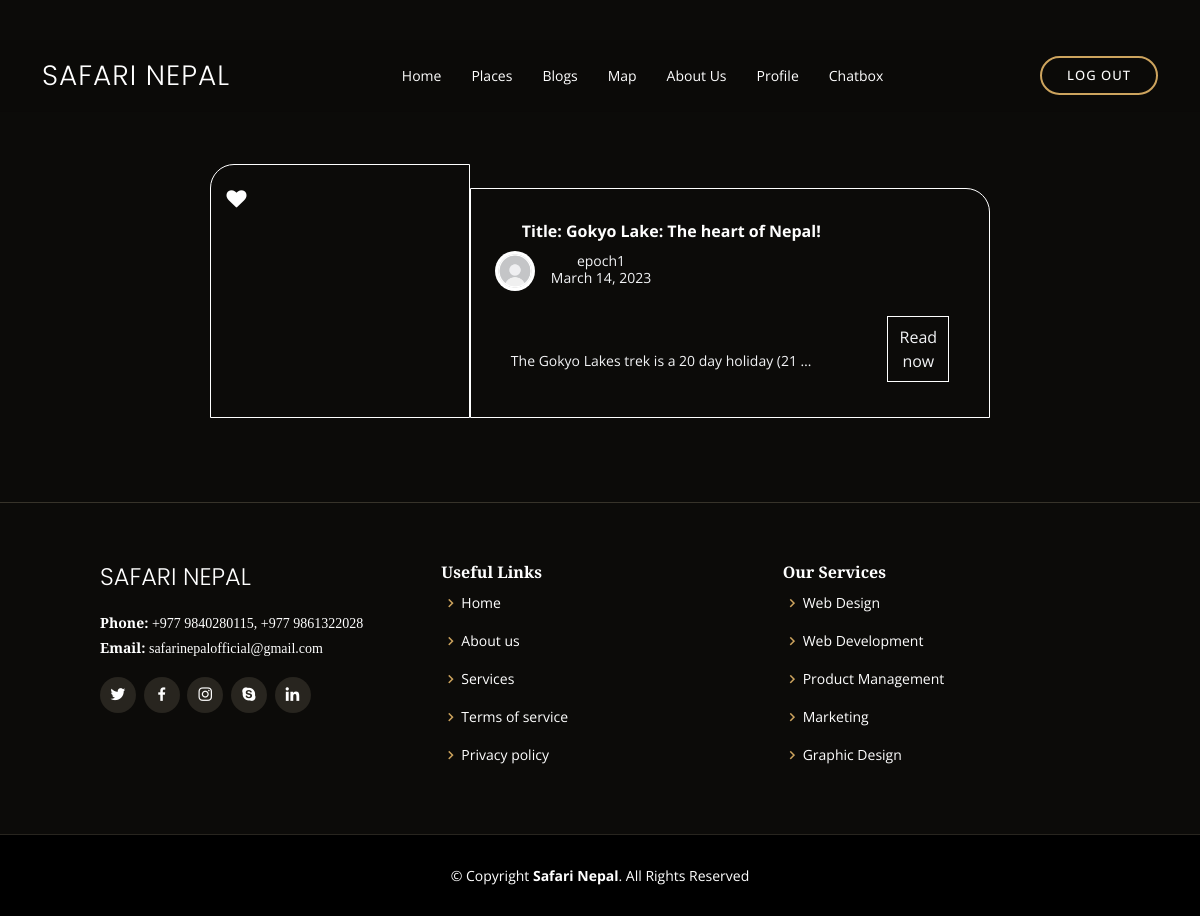
The page /mainpage/blogs/ (signed in) on the database its author committed.
### blog/models.py (models this page shows, shortened)
class Blog(models.Model):
    title=models.CharField(max_length=50, blank=False, null = False )
    author=models.ForeignKey( User , on_delete=models.CASCADE)
    description=models.TextField(blank= False, null=False)
    thumbnail=models.ImageField(upload_to=th_file_name , null=False )
    created_date=models.DateField(auto_now_add=True)
    related_place=models.ForeignKey(Places,on_delete=models.CASCADE)
    class Meta:
        ordering=['-created_date']

### registration/models.py (models this page shows, shortened)
class Profile(models.Model):
    middle_name= models.CharField(max_length=20,null=True,blank=True)
    sex=models.CharField(max_length=10,choices=[('MALE','MALE'),('FEMALE','FEMALE')])
    age=models.IntegerField(null=False,blank=False)
    phone_number=models.CharField(max_length=15, blank=False, null = False)
    nationality=models.CharField(max_length=20,null=False,blank=False)
    user= models.OneToOneField(User,on_delete=models.CASCADE)
    profile_pic=models.ImageField(default = 'defaultpp.jpg', upload_to=content_file_name)
    place = models.ForeignKey(Places, on_delete=models.CASCADE, null=True, blank=True)
    is_guide=models.BooleanField(default=False)

### blog/views.py (the view)
# urls.py: path('',views.bloglistview.as_view(), name='bloglist'),
@method_decorator(login_required, name='dispatch')
class bloglistview(generic.ListView):
    model= Blog
    template_name= 'blog/blog_list.html'

### blog/templates/blog/blog_list.html (shortened to what this page needs)
{% extends "main.html" %}
{% load static %}
{% block myblock %}
<script src="https://cdn.tailwindcss.com"></script>
{% endblock myblock %}
{% block content %}
  {% if object_list %}
 <section style="padding-top:100px;">
    {% for blog in object_list %}
     <div  data-aos="fade-up">
        <div class="container mt-10 mx-auto p-4 md:p-0 relative hover:scale-105 transition duration-500">
          <div class="flex flex-wrap w-full lg:w-4/5 mx-auto">
            <div class="bg-cover rounded-tl-3xl bg-bottom border border-white w-full md:w-1/3 h-64 md:h-auto relative hover:opacity-90 transition duration-100" style="background-image:url('{{blog.thumbnail.url}}')">
              <div class="absolute text-xl">
                <i class="fa fa-heart text-white hover:text-red-light ml-4 mt-4 cursor-pointer"></i>
              </div>
            </div>
            <div class="myclass w-full md:w-2/3">
              <div class="h-full mx-auto px-6 md:px-0 md:pt-6 md:-ml-6 relative ">
                <div class="bg-inherit border border-white lg:h-full p-6 -mt-6 md:mt-0 relative mb-4 md:mb-0 flex flex-wrap md:flex-wrap items-center rounded-tr-3xl">
                  <div class="w-full lg:w-3/4 lg:border-right lg:border-solid text-center md:text-left">
                    <strong style="color: white;">Title: {{blog.title}}</strong>
                    <div class="flex items-center py-2">
                      <img class="w-10 h-10 rounded-full mr-4" src="{{blog.author.profile.profile_pic.url}}" alt="Avatar of Writer">
                      <div class="text-sm">
                        <p class="text-gray-100 leading-none">{{blog.author.username}}</p>
                        <p class="text-gray-100">{{blog.created_date}}</p>
                      </div>
                    </div>
                  </div>
                  <div class="w-full lg:w-4/5 lg:px-4 lg:py-4">
                    <p class="text-md mt-4 lg:mt-0 text-justify md:text-left text-sm text-gray-100">
                   {{blog.description | truncatewords:10 }}
                    </p>
                  </div>
                  <div class="w-full lg:w-1/5 mt-6 lg:mt-0 lg:px-4 text-center">
                    <a href="{% url 'blogview' blog.id %}">  <button class="bg-none hover:bg-gray-300 border border-white w-1/3 lg:w-full   py-2 text-gray-100 hover:text-gray-900 transition duration-100">Read now</button>  </a>
                  </div>
                </div>
              </div>
            </div>
          </div>
        </div>
    </div>
    {% endfor %}
  </section>
  {% else %}
    <p>There are no blogs.</p>
  {% endif %}
{% endblock %}

### static/assets/css/style.css (style rules this page uses)
body { font-family: "Open Sans", sans-serif; background: #0c0b09; color: #fff; }
a { color: #cda45e; text-decoration: none; }
section { padding: 60px 0; overflow: hidden; }

### blog/templates/blog/blog_list.html (style rules this page uses)
.myclass { background-color: none; }

### rows shown on the page
Blog: title "Gokyo Lake: The heart of Nepal!", author.profile.profile_pic (placeholder picture), author.username "epoch1", created_date "March 14, 2023", description "The Gokyo Lakes trek is a 20 day holiday (21 …"
